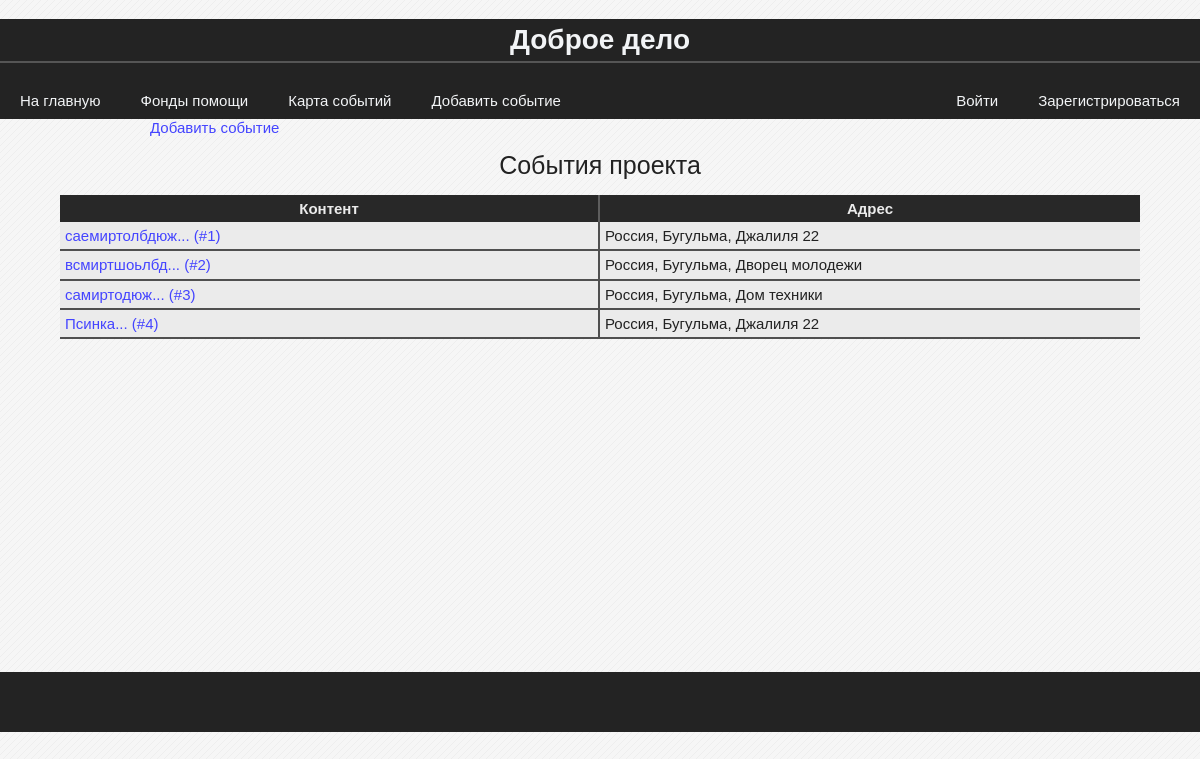
Screenshot of /events/ with the database file from the repository.
### data/model_events.py (models this page shows)
class Event(SqlAlchemyBase, SerializerMixin):
    __tablename__ = 'events'
    id = sqlalchemy.Column(sqlalchemy.Integer,
                           primary_key=True, autoincrement=True)
    address = sqlalchemy.Column(sqlalchemy.String)
    content = sqlalchemy.Column(sqlalchemy.String)
    user_id = sqlalchemy.Column(sqlalchemy.Integer,
                                sqlalchemy.ForeignKey("users.id"))
    photo = sqlalchemy.orm.relation("File", uselist=False)
    map_photo = sqlalchemy.Column(sqlalchemy.String)

### blueprints/events.py (the view)
@blueprint.route('/events/', methods=['GET', 'POST'])
def events():
    session = db_session.create_session()
    events = session.query(Event).all()
    return render_template('events.html', events=events)

### data/db_session.py (called while the page is built)
def create_session() -> Session:
    global __factory
    return __factory()

### templates/events.html
{% extends "base.html" %}
{% block content %}
    <a href="/add_event" class='link' style="margin-left: 150px">Добавить событие</a>
    <table class="average-table">
        <caption>События проекта</caption>
        <thead>
            <th>Контент</th>
            <th>Адрес</th>
        </thead>
        <tbody>
            {% for event in events %}
                <tr>
                    <td><a href="/event/{{ event.id }}">{{ event.content[:15] + "..." }} (#{{ event.id }})</a></td>
                    <td>{{ event.address }}</td>
                </tr>
            {% endfor %}
        </tbody>
    </table>
{% endblock %}

### templates/base.html (shortened to what this page needs)
<!DOCTYPE html>
<html lang="en">
<head>
    <link rel="stylesheet" href="/static/css/stylesheet.css">
    <link rel="stylesheet" href="https://cdnjs.cloudflare.com/ajax/libs/normalize/8.0.1/normalize.css">
    <link rel="stylesheet" href="static/css/font.css">
</head>
<body>
    <header class="page-header">
        <h1>Доброе дело</h1>
        <div class="flexbox flex_r_nowr flex_jcspacebetween_aicenter">
            <div class="flexbox">
                <a href="/">На главную</a>
                <a href="">Фонды помощи</a>
                <a href="/events">Карта событий</a>
                <a href="/add_event">Добавить событие</a>
            </div>
            <div class="flexbox">
                {% if current_user.is_authenticated %}
                    <a href="/user/{{ current_user.id }}">Личный кабинет</a>
                {% else %}
                    <a href="/login">Войти</a>
                    <a href="/registration">Зарегистрироваться</a>
                {% endif %}
            </div>
        </div>
    </header>
    <main>
        <div>
            {% block content %}{% endblock %}
        </div>
    </main>
    <footer class="page-footer"></footer>
</body>
</html>

### static/css/stylesheet.css (style rules this page uses)
body { background-color: #f6f6f6; font-family: 'Museo Sans Cyrl', sans-serif; font-size: 15px; }
* { margin: 0; padding: 0; }
main { color: #222222; min-height: 553px; }
a { text-decoration: none; }
.page-header { background-color: #232323; }
.page-header a { color: #f2f4f6; padding: 10px 20px; text-decoration: none; }
.page-header h1 { padding: 5px 0; border-bottom: 2px solid #555; color: #f2f4f6; font-size: 28px; text-align: center; }
.page-footer { background-color: #232323; color: #f2f4f6; height: 40px; padding: 10px; text-align: center; }
.link { color: #44f; }
.flexbox { display: flex; }
.flex_r_nowr { flex-flow: row nowrap; }
.flex_jcspacebetween_aicenter { justify-content: space-between; align-items: flex-end; }
.average-table { border-spacing: 0; margin: auto; table-layout: fixed; width: 90%; }
.average-table a { color: #44f; }
.average-table caption { font-size: 25px; padding: 15px 0px; }
.average-table th { color:rgba(235, 235, 235); background-color: rgba(40, 40, 40, 1); border-right: 2px solid rgba(100, 100, 100, 0.9); padding: 5px 0px; margin-bottom: 5px; }
.average-table th:last-child { border-right: none; }
.average-table td { background-color: rgba(235, 235, 235); border-bottom: 2px solid rgba(40, 40, 40, 0.8); border-right: 2px solid rgba(40, 40, 40, 0.8); padding: 5px 5px; }
.average-table td:last-child { border-right: none; }

### rows the page displays
Event: content "саемиртолбдюж...", id "1", address "Россия, Бугульма, Джалиля 22"
Event: content "всмиртшоьлбд...", id "2", address "Россия, Бугульма, Дворец молодежи"
Event: content "самиртодюж...", id "3", address "Россия, Бугульма, Дом техники"
Event: content "Псинка...", id "4", address "Россия, Бугульма, Джалиля 22"
